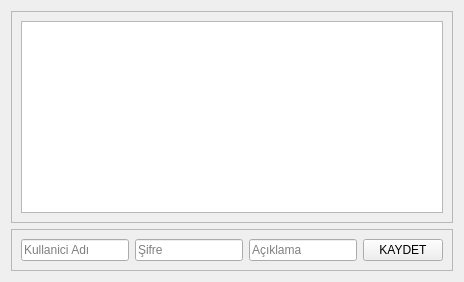
               <widget class="QWidget" name="id_pass_page">
                <layout class="QVBoxLayout" name="verticalLayout_11">
                 <item>
                  <widget class="QFrame" name="frame_11">
                   <property name="frameShape">
                    <enum>QFrame::StyledPanel</enum>
                   </property>
                   <property name="frameShadow">
                    <enum>QFrame::Raised</enum>
                   </property>
                   <layout class="QVBoxLayout" name="verticalLayout_12">
                    <item>
                     <widget class="QTableWidget" name="id_pass_table">
                      <property name="styleSheet">
                       <string notr="true">font: 700 10pt &quot;Segoe UI&quot;;</string>
                      </property>
                     </widget>
                    </item>
                   </layout>
                  </widget>
                 </item>
                 <item>
                  <widget class="QFrame" name="frame_12">
                   <property name="maximumSize">
                    <size>
                     <width>16777215</width>
                     <height>50</height>
                    </size>
                   </property>
                   <property name="frameShape">
                    <enum>QFrame::StyledPanel</enum>
                   </property>
                   <property name="frameShadow">
                    <enum>QFrame::Raised</enum>
                   </property>
                   <layout class="QHBoxLayout" name="horizontalLayout_12">
                    <item>
                     <widget class="QLineEdit" name="id_line">
                      <property name="placeholderText">
                       <string>Kullanici Adı</string>
                      </property>
                     </widget>
                    </item>
                    <item>
                     <widget class="QLineEdit" name="pass_line">
                      <property name="placeholderText">
                       <string>Şifre</string>
                      </property>
                     </widget>
                    </item>
                    <item>
                     <widget class="QLineEdit" name="information_line">
                      <property name="placeholderText">
                       <string>Açıklama</string>
                      </property>
                     </widget>
                    </item>
                    <item>
                     <widget class="QPushButton" name="ekle_database">
                      <property name="text">
                       <string>KAYDET</string>
                      </property>
                     </widget>
                    </item>
                   </layout>
                  </widget>
                 </item>
                </layout>
               </widget>
